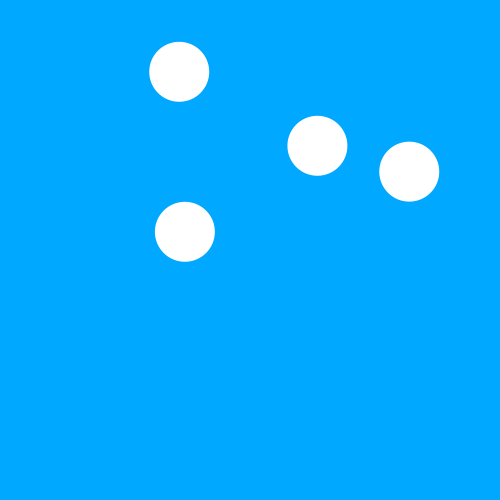
Frame 1 (no input)
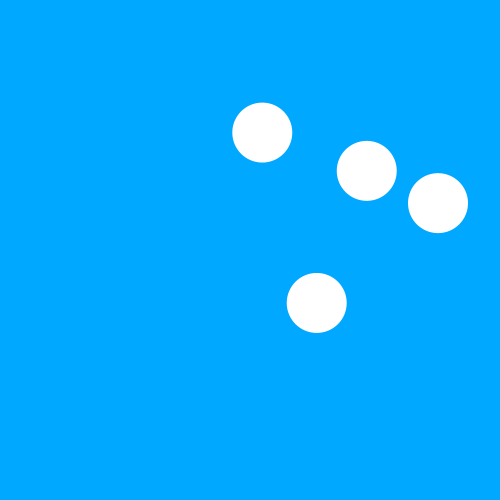
Frame 60 (the mouse pressed at the canvas centre just before this capture)
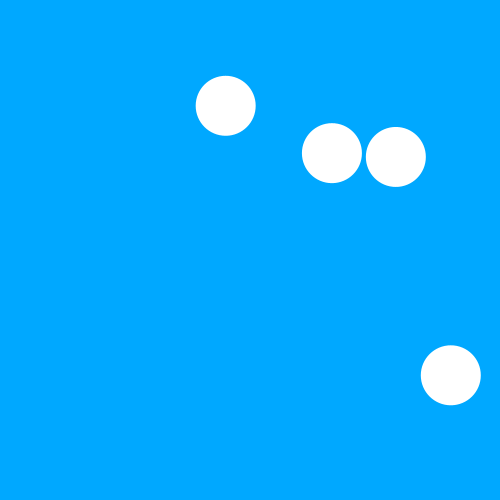
Frame 120 (the mouse held since frame 60 and released just before this capture)

The Processing sketch that drew these frames (run headless with seeded random() and noise(); from frame 60 on, the mouse is pressed at the canvas centre):

// Processing sketch: processing_49160
// ── processing_49160.pde

// Processing with Seb_L03
// Simon's 'Bouncy Buttons'
// Ver. 002

Button[] myBtns;

int   bNum = 4;          // Number of buttons
float bRad = 30,         // Button radius
      xPos,              // X-axis position (See line 25)
      yPos,              // Y-axis position (See line 26)
      xSpd,              // X-axis speed    (See line 28)
      ySpd;              // Y-axis speed    (See line 29)
color bCol = #FFFFFF,    // Button colour
      aCol = #FFE400;    // Active button colour

void setup() {
  
  size(500, 500);
  frameRate(60);
  
  smooth();
  noStroke();
  
  myBtns = new Button[bNum];
  
  for(int i = 0; i < myBtns.length; i++) {
    xPos = random(0 + bRad, width - bRad);
    yPos = random(0 + bRad, height - bRad);
    
    xSpd = random(1, 3);
    ySpd = random(1, 3);
    
    myBtns[i] = new Button(bRad, xPos, yPos, xSpd, ySpd, bCol, aCol, i, myBtns);
  }
  
}

void draw() {
  
  background(#00A8ff);
  
  for(int i = 0; i < myBtns.length; i++) {
    myBtns[i].handleObjectCollision();
    myBtns[i].Render();
  }
  
}

void mousePressed() {
  
  for(int i = 0; i < myBtns.length; i++) {
    myBtns[i].handleMousePressed();
  }
  
}

class Button {
  
  float    r, 
           x, 
           y, 
           xS, 
           yS;
  color    bC, 
           aC;
  int      _id;
  Button[] _myBtns;
  
  float   mouseFromXY;
  boolean active;
  
  // CONSTRUCTOR
  Button(float tBRad, float tXPos, float tYPos, float tXSpd, float tYSpd, color tBCol, color tACol, int id, Button[] myBtns) {
    
    r  = tBRad;
    x  = tXPos; 
    y  = tYPos;
    xS = tXSpd; 
    yS = tYSpd;
    bC = tBCol; 
    aC = tACol;
    _id = id;
    _myBtns = myBtns;
    
    active = false;
    
  }
  
  // METHOD(S)
  void Render() {

    if((x <= r) || (x >= width - r)) {
      xS = -xS;
    }
    if((y <= r) || (y >= height - r)) {
      yS = -yS;
    }

    x += xS;
    y += yS;
  
    if(active) {
      fill(aC);
    } else {
      fill(bC);
    }

    ellipse(x, y, r * 2, r * 2);
    
  }
  
  void handleObjectCollision() {
    
    for(int i = 0; i < _myBtns.length; i++) {
      
     if(i != _id) {
        
        float dx = _myBtns[i].x - x;
        float dy = _myBtns[i].y - y;
        float distance = sqrt(dx*dx + dy*dy);
        
        if(distance < r * 2) {
          xS = -xS;
          yS = -yS;
          
          // Debug
          // println("Collision!");
        }
        
      }
      
    }
    
  }
  
  void handleMousePressed() {
    
    mouseFromXY = dist(mouseX, mouseY, x, y);
    
    if(mouseFromXY <= r) {
      active = !active;
    }
    
  }
  
}
